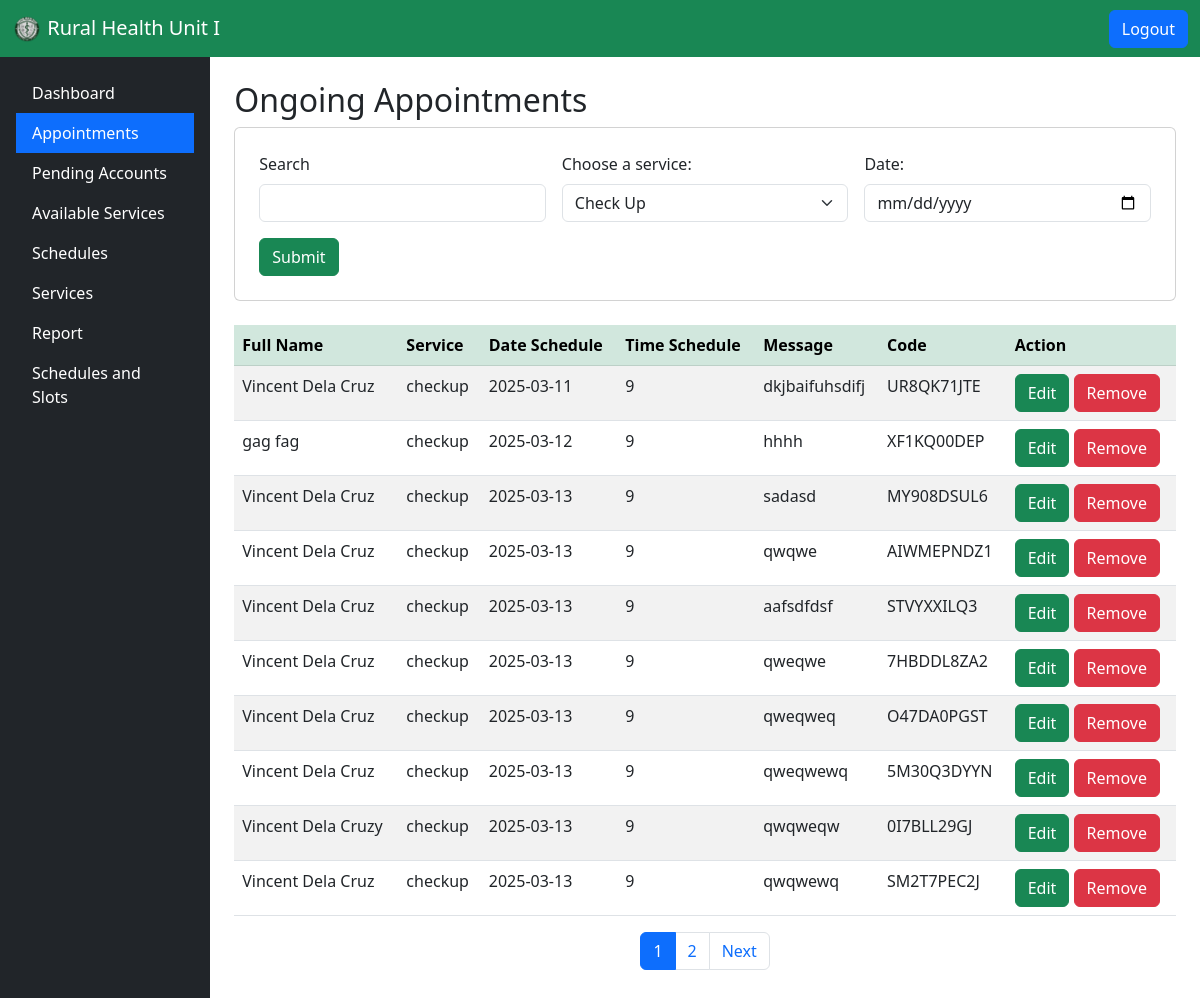
The app's page /admin/appointment.php, older data.
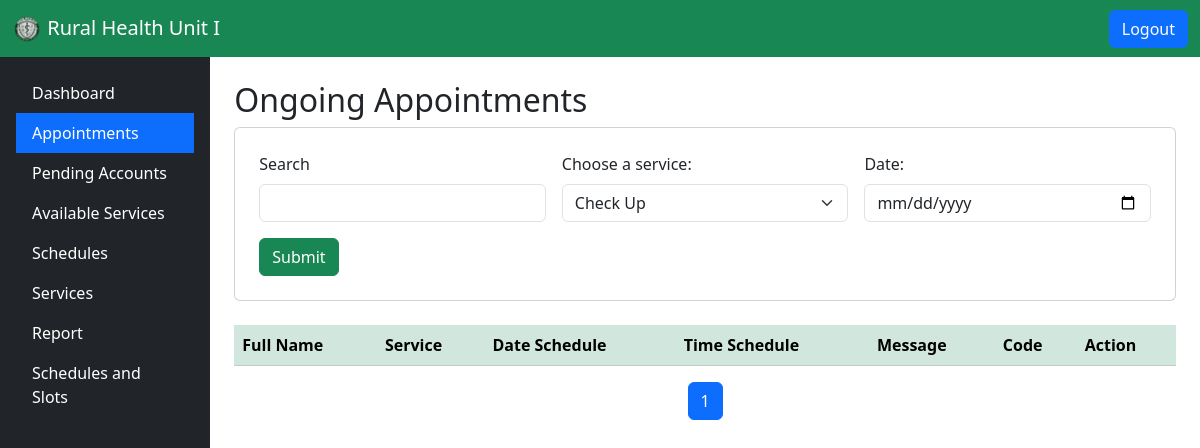
The same page, newer data.
### tables this page shows
CREATE TABLE `appointments` (
  `id` int(11) NOT NULL,
  `username` varchar(255) NOT NULL,
  `contact` varchar(255) NOT NULL,
  `fullname` varchar(255) NOT NULL,
  `service` varchar(50) NOT NULL,
  `schedule_date` date NOT NULL,
  `time_slot` varchar(20) NOT NULL,
  `reason` varchar(255) NOT NULL,
  `code` varchar(255) NOT NULL,
  `status` varchar(255) NOT NULL DEFAULT 'Waiting',
  `type` varchar(255) NOT NULL
);

### admin/admin_functions.php (called while the page is built, shortened)
<?php
Class aSystem{
    private $server = "mysql:host=localhost; dbname=appointmentsystem";
    private $user = "root";
    private $pass = "";
    private $option = array(PDO::ATTR_ERRMODE=>PDO::ERRMODE_EXCEPTION, PDO::ATTR_DEFAULT_FETCH_MODE=>PDO::FETCH_ASSOC);
    public function openConnection(){
        try{
            $this->con = new PDO ($this->server, $this->user, $this->pass, $this->option);
            return $this->con;
        }catch(PDOExceptions $e){
            echo "There is some problems in the connection" . $e->getMessage();
        }
    }
    public function show_appoints(){
        $connection = $this->openConnection();
        $stmt = $connection->prepare("SELECT * FROM appointments WHERE status = 'Waiting'");
        $stmt->execute();
        $lists = $stmt->fetchall();
        $total = $stmt->rowCount();
        if($total>0){
            return $lists;
        }else{
            return FALSE;
        }
    }
}
?>

### admin/appointment.php (the view, shortened to what this page needs)
<?php
require_once('admin_functions.php');
$admin_functions->edit_appointments();
$admin_functions->remove_appointments();
if (isset($_GET['submit'])) {
    $lists = $admin_functions->show_appoints_filtered();
} else {
    $lists = $admin_functions->show_appoints();
}
$records_per_page = 10;
$page = isset($_GET['page']) ? (int)$_GET['page'] : 1;
$offset = ($page - 1) * $records_per_page;
$total_records = count($lists);
$total_pages = ceil($total_records / $records_per_page);
$current_page_lists = array_slice($lists, $offset, $records_per_page);
?>
<!DOCTYPE html>
<html lang="en">
<head>
    <link href="https://cdn.jsdelivr.net/npm/bootstrap@5.3.0/dist/css/bootstrap.min.css" rel="stylesheet">
</head>
<body>
    <div class="container-fluid p-0">
        <nav class="navbar navbar-expand-lg navbar-dark bg-success">
            <div class="container-fluid">
                <a class="navbar-brand" href="#">
                    <img src="logo.png" alt="Logo" width="30" class="d-inline-block align-text-top">
                    Rural Health Unit I
                </a>
                <button class="btn btn-primary">Logout</button>
            </div>
        </nav>
        <div class="d-flex">
        <nav class="bg-dark text-white p-3 min-vh-100 d-flex flex-column" style="width: 250px;">
    <ul class="nav flex-column flex-grow-1">
        <li class="nav-item"><a href="dashboard.php" class="nav-link text-white">Dashboard</a></li>
        <li class="nav-item"><a href="appointment.php" class="nav-link text-white active bg-primary">Appointments</a></li>
        <li class="nav-item"><a href="ad pending.php" class="nav-link text-white">Pending Accounts</a></li>
        <li class="nav-item"><a href="ad available serv.php" class="nav-link text-white">Available Services</a></li>
        <li class="nav-item"><a href="ad sched.php" class="nav-link text-white">Schedules</a></li>
        <li class="nav-item"><a href="ad services.php" class="nav-link text-white">Services</a></li>
        <li class="nav-item"><a href="ad report.php" class="nav-link text-white">Report</a></li>
        <li class="nav-item"><a href="ad sched and slot.php" class="nav-link text-white">Schedules and Slots</a></li>
    </ul>
</nav>
            <div class="container-fluid p-4">
    <h2>Ongoing Appointments</h2>
    <div class="card p-4">
        <form class="row g-3" method="GET">
            <div class="col-md-4">
                <label for="search" class="form-label">Search</label>
                <input type="text" id="search" name="search" class="form-control">
            </div>
            <div class="col-md-4">
                <label for="service" class="form-label">Choose a service:</label>
                <select id="service" name="service" class="form-select">
                    <option value="checkup">Check Up</option>
                </select>
            </div>
            <div class="col-md-4">
                <label for="start-date" class="form-label">Date:</label>
                <input type="date" id="start-date" name="start-date" class="form-control">
            </div>
            <div class="col-12">
                <button type="submit" class="btn btn-success" name="submit">Submit</button>
            </div>
        </form>
    </div>
    <div class="table-responsive mt-4">
        <table class="table table-striped table-hover">
            <thead class="table-success">
                <tr>
                    <th>Full Name</th>
                    <th>Service</th>
                    <th>Date Schedule</th>
                    <th>Time Schedule</th>
                    <th>Message</th>
                    <th>Code</th>
                    <th>Action</th>
                </tr>
            </thead>
            <tbody>
                <?php foreach ($current_page_lists as $list) { ?>
                <tr>
                    <td><?= htmlspecialchars($list['fullname']) ?></td>
                    <td><?= htmlspecialchars($list['service']) ?></td>
                    <td><?= htmlspecialchars($list['schedule_date']) ?></td>
                    <td><?= htmlspecialchars($list['time_slot']) ?></td>
                    <td><?= htmlspecialchars($list['reason']) ?></td>
                    <td><?= htmlspecialchars($list['code']) ?></td>
                    <td>
                        <button type="button" class="btn btn-success" data-bs-toggle="modal"
                            data-bs-target="#editModal"
                            data-id="<?= $list['id']; ?>"
                            data-fullname="<?= htmlspecialchars($list['fullname']); ?>"
                            data-service="<?= htmlspecialchars($list['service']); ?>"
                            data-schedule="<?= htmlspecialchars($list['schedule_date']); ?>"
                            data-timeslot="<?= htmlspecialchars($list['time_slot']); ?>"
                            data-reason="<?= htmlspecialchars($list['reason']); ?>"
                            data-code="<?= htmlspecialchars($list['code']); ?>">
                            Edit
                        </button>
                        <button type="button" class="btn btn-danger" data-bs-toggle="modal"
                            data-bs-target="#deleteModal"
                            data-id="<?= $list['id']; ?>"
                            data-fullname="<?= htmlspecialchars($list['fullname']); ?>">
                            Remove
                        </button>
                    </td>
                </tr>
                <?php } ?>
            </tbody>
        </table>
    </div>
    <nav>
        <ul class="pagination justify-content-center">
            <?php for ($i = 1; $i <= $total_pages; $i++) { ?>
                <li class="page-item <?= ($i == $page) ? 'active' : ''; ?>">
                    <a class="page-link" href="?page=<?= $i; ?>"><?= $i; ?></a>
                </li>
            <?php } ?>
            <?php if ($page < $total_pages) { ?>
                <li class="page-item">
                    <a class="page-link" href="?page=<?= $page + 1; ?>">Next</a>
                </li>
            <?php } ?>
        </ul>
    </nav>
</div>
                </div>
            </div>
</body>
</html>

Row changes from the older to the newer data that the page shows:
removed appointments: fullname "Vincent Dela Cruz", service "checkup", schedule_date "2025-03-11", time_slot "9", reason "dkjbaifuhsdifj", code "UR8QK71JTE"
removed appointments: fullname "gag fag", service "checkup", schedule_date "2025-03-12", time_slot "9", reason "hhhh", code "XF1KQ00DEP"
removed appointments: fullname "Vincent Dela Cruz", service "checkup", schedule_date "2025-03-13", time_slot "9", reason "sadasd", code "MY908DSUL6"
removed appointments: fullname "Vincent Dela Cruz", service "checkup", schedule_date "2025-03-13", time_slot "9", reason "qwqwe", code "AIWMEPNDZ1"
removed appointments: fullname "Vincent Dela Cruz", service "checkup", schedule_date "2025-03-13", time_slot "9", reason "aafsdfdsf", code "STVYXXILQ3"
removed appointments: fullname "Vincent Dela Cruz", service "checkup", schedule_date "2025-03-13", time_slot "9", reason "qweqwe", code "7HBDDL8ZA2"
removed appointments: fullname "Vincent Dela Cruz", service "checkup", schedule_date "2025-03-13", time_slot "9", reason "qweqweq", code "O47DA0PGST"
removed appointments: fullname "Vincent Dela Cruz", service "checkup", schedule_date "2025-03-13", time_slot "9", reason "qweqwewq", code "5M30Q3DYYN"
removed appointments: fullname "Vincent Dela Cruzy", service "checkup", schedule_date "2025-03-13", time_slot "9", reason "qwqweqw", code "0I7BLL29GJ"
removed appointments: fullname "Vincent Dela Cruz", service "checkup", schedule_date "2025-03-13", time_slot "9", reason "qwqwewq", code "SM2T7PEC2J"
Text that changed along with them:
list line gone: "2"
text no longer shown: "Next"
